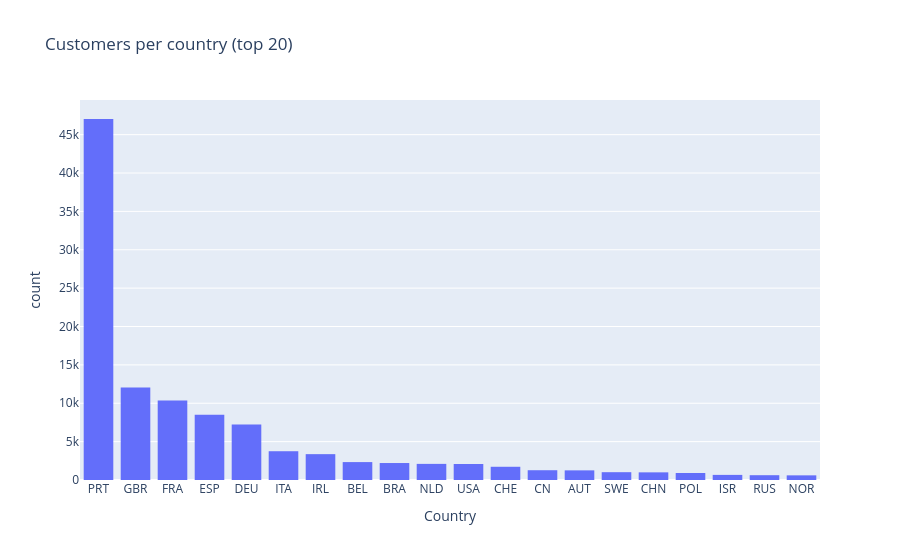

Notebook code for this chart:
### Code cell
country_order = hotel_df['Country'].value_counts().index
top_20_countries = hotel_df['Country'].value_counts().sort_values(ascending=False).iloc[:20]
country_subset = hotel_df[hotel_df['Country'].isin(top_20_countries.index)].reset_index()
px.histogram(country_subset, x="Country", title="Customers per country (top 20)", category_orders={'Country': country_order})

### Figure 1 — Plotly figure (JSON) as saved in the notebook; plotly's stock layout.template omitted (floating-point values rounded to 4 significant figures; data arrays with more than 128 entries replaced by an {"elided": "..."} marker saying what was removed)
{"data": [{"bingroup": "x", "hovertemplate": "Country=%{x}<br>count=%{y}<extra></extra>", "legendgroup": "", "marker": {"color": "#636efa", "pattern": {"shape": ""}}, "name": "", "orientation": "v", "showlegend": false, "type": "histogram", "x": {"elided": "110115 str values"}, "xaxis": "x", "yaxis": "y"}], "layout": {"barmode": "relative", "legend": {"tracegroupgap": 0}, "title": {"text": "Customers per country (top 20)"}, "xaxis": {"anchor": "y", "categoryarray": {"elided": "178 str values"}, "categoryorder": "array", "domain": [0, 1], "title": {"text": "Country"}}, "yaxis": {"anchor": "x", "domain": [0, 1], "title": {"text": "count"}}}}
